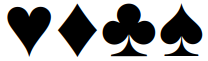
#> input picture symbols.png, 208 x 61 px
$ python -i card_detection.py   (imports and definitions only)
#> lines starting #> are read from the running program, lines starting #| are printed output that depends on the picture; after the words box and inside, x2 and y2 are one past the last pixel; in counts of white or black regions, pixels touching at a corner belong together
import cv2
import math
import numpy as np
from imutils import perspective


card_symbols = {0: "H", 1: "D", 2: "C", 3: "S"}


def card_to_string(card_info, card_symbols):
    return f"{card_info['value']}{card_symbols[card_info['symbol']]}"


def detect(file):
#> called with file = 'symbols.png'
    try:
        # generate a digit set
        valueSize, baseline = cv2.getTextSize(
            "123456789VDRA", cv2.FONT_HERSHEY_SIMPLEX, 1, 2
        )

        # create an image for the values (0 is useless because if we find 1 it is 10)
        values_img = np.zeros((valueSize[1] + 7, valueSize[0]), np.uint8)
        cv2.putText(
            values_img,
            "123456789VDRA",
            (0, valueSize[1] + 2),
            cv2.FONT_HERSHEY_SIMPLEX,
            1,
            (255, 255, 255),
            2,
        )

        symbols_img = cv2.imread("symbols.png", cv2.IMREAD_GRAYSCALE)
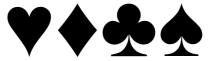
#> symbols_img: shape (61, 208); min 0, max 255, mean 155.8
        ret, symbols_img = cv2.threshold(symbols_img, 170, 255, cv2.THRESH_BINARY_INV)
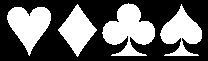
#> symbols_img: shape (61, 208); 39.7% white; 4 white regions

        # find contours of all values and symbols
        cnts_val, hierarchy = cv2.findContours(
            values_img, cv2.RETR_EXTERNAL, cv2.CHAIN_APPROX_SIMPLE
        )
        cnts_sym, hierarchy = cv2.findContours(
            symbols_img, cv2.RETR_EXTERNAL, cv2.CHAIN_APPROX_SIMPLE
        )
#> cnts_sym = 4 contours; box (x1, y1, x2, y2) and area: (102, 3, 155, 56) 1499, (7, 7, 51, 56) 1192, (160, 4, 202, 56) 1052, (58, 4, 97, 57) 954

        # sort symbols from left to right
        cnts_val = sorted(cnts_val, key=lambda c: cv2.boundingRect(c)[0])
        cnts_sym = sorted(cnts_sym, key=lambda c: cv2.boundingRect(c)[0])

        values = []
        for c in cnts_val:
            x, y, w, h = cv2.boundingRect(c)
            values.append(values_img[y : y + h, x : x + w])

        symbols = []
        for c in cnts_sym:
            x, y, w, h = cv2.boundingRect(c)
            symbols.append(symbols_img[y : y + h, x : x + w])
#> this loop made 4 passes
#> (x, y, w, h) on passes 1 to 4: (7, 7, 44, 49), (58, 4, 39, 53), (102, 3, 53, 53), (160, 4, 42, 52)
#> after the loop, symbols = 4 items

        # Load an image and detect contours to find cards
        ocard = cv2.imread(file, cv2.IMREAD_COLOR)
#> ocard is the input picture: shape (61, 208, 3); mean B, G, R 155.8, 155.8, 155.8
        card = ocard.copy()
        gcard = cv2.cvtColor(card, cv2.COLOR_BGR2GRAY)

        # canny
        canny = cv2.Canny(gcard, 100, 200)
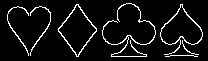
#> canny: shape (61, 208); 7.3% white in thin lines or dots, all inside (x1, y1, x2, y2) = (7, 3, 203, 57)
        # find contours of all values and symbols
        cnts, hierarchy = cv2.findContours(
            canny, cv2.RETR_EXTERNAL, cv2.CHAIN_APPROX_SIMPLE
        )
#> cnts = 7 contours, 2 with area under 20; largest, box (x1, y1, x2, y2) and area: (58, 4, 97, 57) 1021, (160, 4, 203, 55) 986, (102, 3, 156, 57) 63, (30, 6, 51, 56) 28, (7, 6, 29, 56) 28

        output = []

        for c in cnts:
            if cv2.contourArea(c) > 500:
                # find the 4 points of the card
                epsilon = 0.15 * cv2.arcLength(c, True)
                approx = cv2.approxPolyDP(c, epsilon, True)

                if len(approx) == 4:
                    pts1 = []
                    for point in approx:
                        (x, y) = point[0]
                        pts1.append([x, y])

                    # order the points in clockwise order and calculate width & height
                    pts1_cw = perspective.order_points(np.array(pts1))
                    w_top = math.sqrt(
                        (pts1_cw[0][0] - pts1_cw[1][0]) ** 2
                        + (pts1_cw[0][1] - pts1_cw[1][1]) ** 2
                    )
                    w_bottom = math.sqrt(
                        (pts1_cw[3][0] - pts1_cw[2][0]) ** 2
                        + (pts1_cw[3][1] - pts1_cw[2][1]) ** 2
                    )
                    width = int(max(w_top, w_bottom))
                    h_left = math.sqrt(
                        (pts1_cw[0][0] - pts1_cw[3][0]) ** 2
                        + (pts1_cw[0][1] - pts1_cw[3][1]) ** 2
                    )
                    h_right = math.sqrt(
                        (pts1_cw[1][0] - pts1_cw[2][0]) ** 2
                        + (pts1_cw[1][1] - pts1_cw[2][1]) ** 2
                    )
                    height = int(max(h_left, h_right))

                    # create a image from the corner points
                    pts1 = np.array(
                        [pts1_cw[0], pts1_cw[1], pts1_cw[3], pts1_cw[2]],
                        dtype="float32",
                    )
                    pts2 = np.array(
                        [[0, 0], [width, 0], [0, height], [width, height]],
                        dtype="float32",
                    )
                    # fix the image perspective
                    matrix = cv2.getPerspectiveTransform(pts1, pts2)
                    flat_card = cv2.warpPerspective(gcard, matrix, (width, height))
                    if width > height:  # landscape
                        flat_card = cv2.rotate(
                            flat_card, cv2.ROTATE_90_COUNTERCLOCKWISE
                        )
                    # thresh the extracted card
                    ret, thresh = cv2.threshold(
                        flat_card, 140, 255, cv2.THRESH_BINARY_INV
                    )
                    # extract the top left corner to keep value and symbol
                    h, w = thresh.shape[:2]
                    thresh = thresh[0 : int(h * 0.3), 0 : int(w * 0.25)]
                    # find contours on the card to extract the value and symbol
                    cur_cnts, hierarchy = cv2.findContours(
                        thresh, cv2.RETR_EXTERNAL, cv2.CHAIN_APPROX_SIMPLE
                    )
                    # remove fake detection
                    cur_cnts = [cc for cc in cur_cnts if cv2.contourArea(cc) > 50]
                    # keep only the contour of the value and the symbol
                    cur_cnts.sort(key=lambda c: cv2.boundingRect(c)[0])
                    cur_cnts = cur_cnts[:2]
                    # be sure to always have the value before the symbol
                    cur_cnts.sort(key=lambda c: cv2.boundingRect(c)[1])

                    # compare value
                    brect = cv2.boundingRect(cur_cnts[0])
                    x, y, w, h = brect
                    roi = thresh[y : y + h, x : x + w]
                    percent_white_pix = 0
                    value = "?"
                    for i, v in enumerate(values):
                        scaled_roi = cv2.resize(roi, v.shape[:2][::-1])
                        bitwise = cv2.bitwise_and(v, cv2.bitwise_xor(scaled_roi, v))
                        before = np.sum(v == 255)
                        matching = 100 - (np.sum(bitwise == 255) / before * 100)
                        if percent_white_pix < matching:
                            percent_white_pix = matching
                            value = "123456789VDRA"[i]

                    # compare symbol
                    brect = cv2.boundingRect(cur_cnts[1])
                    x, y, w, h = brect
                    roi = thresh[y : y + h, x : x + w]
                    percent_white_pix = 0
                    symbol = -1
                    for i, s in enumerate(symbols):
                        scaled_roi = cv2.resize(roi, s.shape[:2][::-1])
                        bitwise = cv2.bitwise_and(s, cv2.bitwise_xor(scaled_roi, s))
                        before = np.sum(v == 255)
                        matching = 100 - (np.sum(bitwise == 255) / before * 100)
                        if percent_white_pix < matching:
                            percent_white_pix = matching
                            symbol = i

                    card_info = {
                        "value": "10" if value == "1" else value,
                        "symbol": symbol,
                    }
                    output.append(card_info)
#> this loop made 7 passes
#> (epsilon, approx) on passes 5 to 6: (29.31, [[182, 4], [164, 54], [201, 39]]), (20.67, [[76, 4], [78, 56]])
#> after the loop, output = []

        # Print the output
        output_string = "".join(
            card_to_string(card_info, card_symbols) for card_info in output
        )
        return output_string
    except Exception as e:
        raise e.with_traceback(None)

>>> result = detect('symbols.png')
#> result = ''
